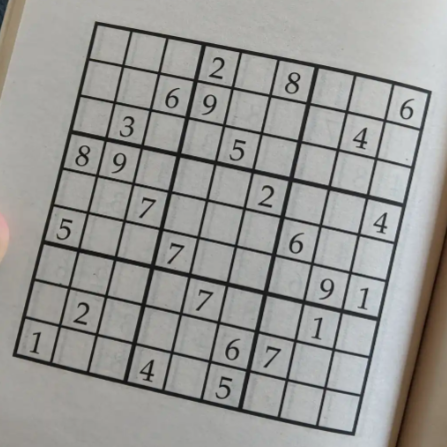
#> input picture sudoku0.png, 447 x 447 px
$ python backup.py
#> lines starting #> are read from the running program, lines starting #| are printed output that depends on the picture; after the words box and inside, x2 and y2 are one past the last pixel; in counts of white or black regions, pixels touching at a corner belong together
import cv2
import numpy as np
import re
from imutils import contours as imutils_contours
import pytesseract

def preprocess_image(image):

    # Get grayscale image
    grayscaleImage = cv2.cvtColor(image, cv2.COLOR_BGR2GRAY)
    # cv2.imshow('grayscale image', grayscaleImage)

    height, width = image.shape[:2]
    minLen = min(height, width)

    blockSize = 0
    # blocksize MUST BE ODD
    blockSize = minLen // 2
    if blockSize % 2 == 0:
        blockSize = blockSize + 1

    cst = minLen/30

    print('blockSize = {}'.format(blockSize))
    print('cst = {}'.format(cst))

    # User adaptive threshold using gaussian_c calculation for a better image readability
    # https://docs.opencv.org/4.x/d7/d4d/tutorial_py_thresholding.html
    thresholdImage = cv2.adaptiveThreshold(grayscaleImage, 255, cv2.ADAPTIVE_THRESH_GAUSSIAN_C, cv2.THRESH_BINARY_INV, blockSize, cst)
    # cv2.imshow('threshold image', thresholdImage)

    # detect largest contour
    contours, _ = cv2.findContours(thresholdImage, cv2.RETR_EXTERNAL, cv2.CHAIN_APPROX_SIMPLE)
    largest_contour = max(contours, key=cv2.contourArea)

    # create blank mask
    mask = np.zeros_like(thresholdImage)

    # draw on the mask the largest contour for the sudoku grid
    cv2.drawContours(mask, [largest_contour], 0, (255, 255, 255), thickness=cv2.FILLED)
    # cv2.imshow('mask', mask)

    # combine the threshold image and the mask
    grid_image = cv2.bitwise_and(thresholdImage, mask)
    # cv2.imshow('threshold + mask', grid_image)

    inverse = cv2.bitwise_not(grid_image)
    cv2.imshow('inverse', inverse)

    return inverse, contours

def find_corners(image, contours):
    largest_contour = max(contours, key=cv2.contourArea)

    # Find corners of the largest contour
    # Contour's perimeter
    epsilon = 0.02 * cv2.arcLength(largest_contour, True)
    # Contour's approximation
    corners = cv2.approxPolyDP(largest_contour, epsilon, True)

    # [8 lines of commented-out code are left out]

    return corners

def wrap_image(image, contours):
    # Find corners
    corners = find_corners(image, contours)

    # Define the destination points based on the image size
    height, width = image.shape[:2]
    dest_points = np.float32([[10, 10],
                              [10, height - 10],
                              [width - 10, height - 10],
                              [width - 10, 10]])

    # Get the perspective transformation matrix
    matrix = cv2.getPerspectiveTransform(corners.astype(np.float32), dest_points)

    # Apply the perspective transformation
    wrapped_image = cv2.warpPerspective(image, matrix, (width, height))

    # cv2.imshow('Preprocessed Image', image)
    cv2.imshow('Wrapped Image', wrapped_image)

    return wrapped_image

def detect_grid_lines(image):
    # Get inverse image + adaptiveThreshold preprocessing
    thresholdImage = cv2.adaptiveThreshold(image, 255, cv2.ADAPTIVE_THRESH_GAUSSIAN_C, cv2.THRESH_BINARY_INV, 11, 2)
    # cv2.imshow('thresholdImage', thresholdImage)

    # find the lines using probabilistic Hough line transform
    # NOTE -> adjust maxLineGap, it determines the maximum gap between lines
    # segments that can be connected to a line.
    height, width = image.shape[:2]
    minLen = min(height, width)
    gap = minLen // 9
    print('gap = {}'.format(gap))
    lines = cv2.HoughLinesP(thresholdImage, 1, np.pi / 180, threshold=100, minLineLength=100, maxLineGap=7)

    # create a blank image to draw the lines
    lines_image = np.zeros_like(image)

    # draw the detected lines on the image
    # NOTE -> adjust the line thickness if needed
    for line in lines:
        x1, y1, x2, y2 = line[0]
        cv2.line(lines_image, (x1, y1), (x2, y2), 255, 3)
    # cv2.imshow('Hough lines', lines_image)

    # get intersection between grid image and the lines
    intersections = cv2.bitwise_and(thresholdImage, lines_image)
    cv2.imshow('intersections image', intersections)

    cv2.waitKey(0)

    return intersections

def extract_cells(image, intersections):
    # Find contours in the intersection points image
    contours, _ = cv2.findContours(intersections, cv2.RETR_TREE, cv2.CHAIN_APPROX_SIMPLE)

    # Remove the largest contour (outer contour of the entire grid)
    contours = sorted(contours, key=cv2.contourArea, reverse=True)[1:]

    # Sort contours top-to-bottom
    contours, _ = imutils_contours.sort_contours(contours, method="top-to-bottom")

    # Split the contours into rows
    rows = []
    for i in range(0, len(contours), 9):
        row = []
        for j in range(9):
            if i + j < len(contours):
                row.append(contours[i + j])
        rows.append(row)

    # Calculate the size of each cell
    cell_size = image.shape[0] // 9

    # Initialize variables to store cells and cell contours
    cells = []
    cell_contours = []

    for row in rows:
        # Sort contours from left to right within each row
        row, _ = imutils_contours.sort_contours(row, method="left-to-right")

        for contour in row:
            x, y, w, h = cv2.boundingRect(contour)

            # Skip if the contour is too small or too big to be a cell
            if w > cell_size // 2 and h > cell_size // 2 and \
                    w < cell_size * 2 and h < cell_size * 2:
                cell = image[y:y + h, x:x + w]
                cells.append(cell)
                cell_contours.append(contour)

    # [5 lines of commented-out code are left out]

    return cells, cell_contours, cell_size

def transform_margins_to_black(image, cell_size):
    # Get the image dimensions
    height, width = image.shape

    # Set the margin size
    margin_size = cell_size // 10

    # Transform the top margin to black
    image[0:margin_size, :] = 0

    # Transform the bottom margin to black
    image[height-margin_size:height, :] = 0

    # Transform the left margin to black
    image[:, 0:margin_size] = 0

    # Transform the right margin to black
    image[:, width-margin_size:width] = 0

    return image

def recognize_digits(cells, cell_size):
    sudoku_digits = []

    # for cell in cells:
    for cell in cells:
        blur = cv2.GaussianBlur(cell, (5, 5), 0)
        cell = transform_margins_to_black(blur, cell_size)

        # cv2.imshow('cell', cell)
        # cv2.waitKey(0)

        digit = pytesseract.image_to_string(cell, config='--psm 13 --oem 3 -c tessedit_char_whitelist=123456789')

        digit = re.sub(r'\D', '', digit.strip())

        # print(digit.isdigit())
        # print(check_white_pixels(cell, cell_size))
        # print("Recognized digit:", digit)

        if digit.isdigit():
            # convert the normal digit
            digit_int = int(digit)
            sudoku_digits.append(digit_int)
        else:
            # empty cell
            sudoku_digits.append(0)

    return sudoku_digits

# debug function
def draw_contours(image, contours):
    # Create a copy of the image to draw the contours on
    image_with_contours = image.copy()

    # Draw each contour with a random color
    for i, contour in enumerate(contours):
        # Draw the contour on the image
        cv2.drawContours(image_with_contours, [contour], -1, (155, 155, 155), thickness=2)

    print(len(contours))

    return image_with_contours

def solve_sudoku(image):

    # Step 1.1: preprocess the input image
    preprocessed_image, contours = preprocess_image(image)

    # Step 1.2: wrap the preprocessed image
    wrapped_image = wrap_image(preprocessed_image, contours)

    # Step 2: detect the sudoku lines from the preprocessed image
    intersections = detect_grid_lines(wrapped_image)

    # Step 3: extract all the cells from the preprocessed image
    cells, cell_contours, cell_size = extract_cells(wrapped_image, intersections)

    # Step 3.1: Throw error
    if len(cells) < 81:
        raise Exception("The image couldn't be processed - not enough cells detected - {}".format(len(cells)))
    elif len(cells) > 81:
        raise Exception("The image couldn't be processed - too many cells detected - {}".format(len(cells)))

    # DEBUG - Draw contours
    aux_img = draw_contours(wrapped_image, cell_contours)
    cv2.imshow('aux_img', aux_img)

    # Step 4: recognize the digits from the cells vector
    sudoku_digits = recognize_digits(cells, cell_size)

    # DEBUG - reshape array (dimension = 81) to a 9x9 matrix
    grid = np.array(sudoku_digits).reshape((9, 9))
    print(np.matrix(grid))

def main():
    # Get the image path
    image_path = "sudoku0.png"

    # Read the image
    image = cv2.imread(image_path)
#> image is the input picture: shape (447, 447, 3); mean B, G, R 148.3, 151.5, 152
    # cv2.imshow('input image', image)

    # Solve sudoku from image
    solve_sudoku(image)
#| blockSize = 223
#| cst = 14.9
#> in preprocess_image, `thresholdImage = cv2.adaptiveThreshold(grayscaleImage, 255, cv2.ADAPTI..`:
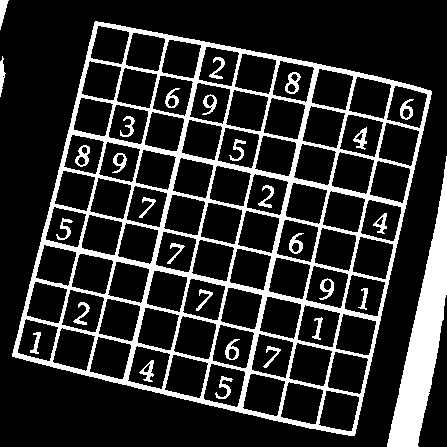
#> thresholdImage: shape (447, 447); 18.2% white; 30 white regions
#> in preprocess_image, `contours, _ = cv2.findContours(thresholdImage, cv2.RETR_EXTERNAL, cv2...`: contours = 4 contours; box (x1, y1, x2, y2) and area: (12, 21, 432, 436) 122564, (387, 156, 447, 447) 5990, (0, 0, 9, 30) 104, (0, 56, 6, 97) 88
#> in preprocess_image, `largest_contour = max(contours, key=cv2.contourArea)`: largest_contour = contour of 620 points, box (x1, y1, x2, y2) (12, 21, 432, 436), area 122564
#> in preprocess_image, `cv2.drawContours(mask, [largest_contour], 0, (255, 255, 255), thicknes..`:
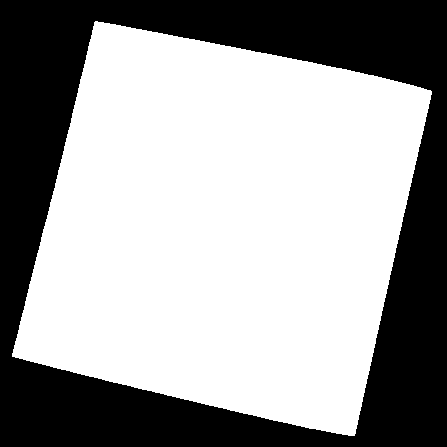
#> mask: shape (447, 447); 61.7% white; 1 black region, box (x1, y1, x2, y2) and area: (0, 0, 447, 447) 76566
#> in preprocess_image, `grid_image = cv2.bitwise_and(thresholdImage, mask)`: grid_image: shape (447, 447); 14.9% white; 27 white regions, largest, box (x1, y1, x2, y2) and area: (12, 21, 432, 436) 26412, (285, 72, 301, 94) 167, (75, 145, 90, 167) 157
#> in preprocess_image, `inverse = cv2.bitwise_not(grid_image)`: inverse: shape (447, 447); 85.1% white; 27 black regions
#> in find_corners, `epsilon = 0.02 * cv2.arcLength(largest_contour, True)`: epsilon = 29.7
#> in find_corners, `corners = cv2.approxPolyDP(largest_contour, epsilon, True)`: corners = [[95, 21], [12, 356], [354, 435], [431, 91]]
#> in wrap_image, `matrix = cv2.getPerspectiveTransform(corners.astype(np.float32), dest_..`: matrix = [[1.24, 0.309, -114.5], [-0.259, 1.25, 8.49], [4.77e-05, 8.03e-05, 1]]
#> in detect_grid_lines, `thresholdImage = cv2.adaptiveThreshold(image, 255, cv2.ADAPTIVE_THRESH..`:
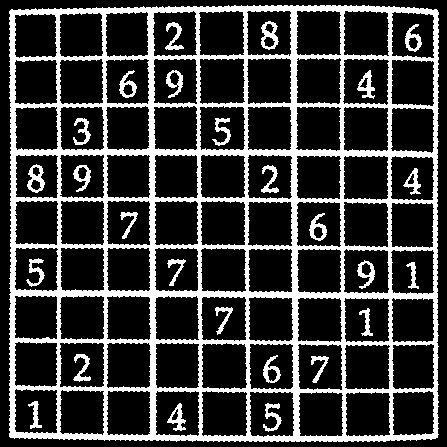
#> thresholdImage: shape (447, 447); 22.5% white; 27 white regions, largest, box (x1, y1, x2, y2) and area: (9, 5, 439, 442) 39664, (261, 21, 279, 50) 262, (27, 164, 45, 193) 251
#| gap = 49
#> in detect_grid_lines, `lines = cv2.HoughLinesP(thresholdImage, 1, np.pi / 180, threshold=100,..`: lines = 113 rows, first 6: [10, 153, 437, 153], [9, 436, 437, 436], [11, 247, 436, 247], [10, 57, 438, 57], [11, 154, 436, 154], [151, 440, 151, 8]
#> the loop in detect_grid_lines, `for line in lines:` made 113 passes
#> (x1, y1, x2, y2) on passes 1 to 12: (10, 153, 437, 153), (9, 436, 437, 436), (11, 247, 436, 247), (10, 57, 438, 57), (11, 154, 436, 154), (151, 440, 151, 8), (343, 440, 343, 6), (59, 439, 59, 9), (390, 439, 390, 7), (436, 437, 436, 9), (10, 289, 437, 297), (10, 199, 422, 199)
#> after the loop in detect_grid_lines, `for line in lines:`:
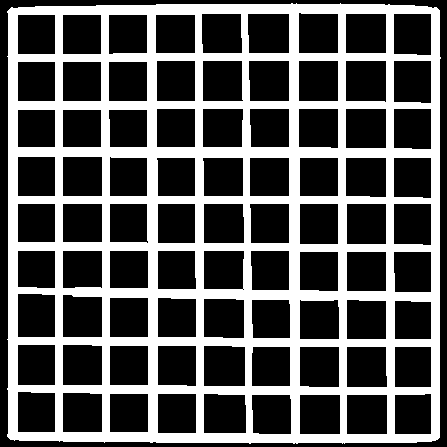
#> lines_image: shape (447, 447); 34.4% white; 1 white region, box (x1, y1, x2, y2) and area: (7, 3, 441, 444) 68639
#> in detect_grid_lines, `intersections = cv2.bitwise_and(thresholdImage, lines_image)`:
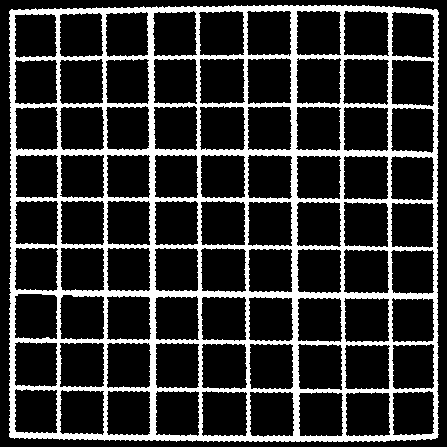
#> intersections: shape (447, 447); 19.8% white; 1 white region
#> in extract_cells, `contours, _ = cv2.findContours(intersections, cv2.RETR_TREE, cv2.CHAIN..`: contours = 82 contours; largest, box (x1, y1, x2, y2) and area: (9, 5, 439, 442) 184757, (342, 58, 390, 106) 2003, (199, 57, 246, 105) 1988, (201, 342, 248, 390) 1986, (201, 390, 248, 437) 1982
#> in extract_cells, `contours = sorted(contours, key=cv2.contourArea, reverse=True)[1:]`: contours = 81 contours; largest, box (x1, y1, x2, y2) and area: (342, 58, 390, 106) 2003, (199, 57, 246, 105) 1988, (201, 342, 248, 390) 1986, (201, 390, 248, 437) 1982, (295, 57, 342, 105) 1976
#> the loop in extract_cells, `for i in range(0, len(contours), 9):` made 9 passes
#> i on passes 2 to 9: 9, 18, 27, 36, 45, 54, 63, 72
#> after the loop in extract_cells, `for i in range(0, len(contours), 9):`: rows = 9 items
#> the loop in extract_cells, `for row in rows:` made 9 passes
#> after the loop in extract_cells, `for row in rows:`: cell_contours has the same summary as contours; cells = 81 items
#> in solve_sudoku, `cells, cell_contours, cell_size = extract_cells(wrapped_image, interse..`: cell_contours has the same summary as contours in extract_cells; cell_size = 49
#> the loop in draw_contours, `for i, contour in enumerate(contours):` made 81 passes
#> after the loop in draw_contours, `for i, contour in enumerate(contours):`:
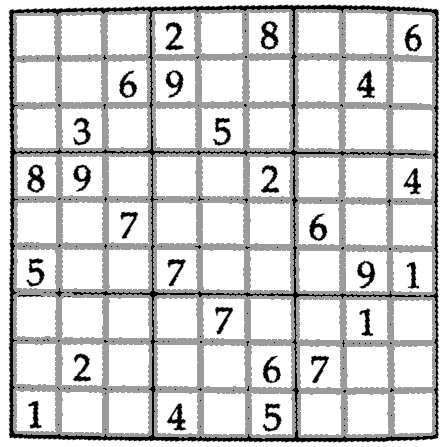
#> image_with_contours: shape (447, 447); min 0, max 255, mean 212.9
#| 81
#> the loop in recognize_digits, `for cell in cells:` made 1 pass
#> (height in transform_margins_to_black, width in transform_margins_to_black, margin_size in transform_margins_to_black) on pass 1: (46, 44, 4)
#> pass 1, in recognize_digits, `cell = transform_margins_to_black(blur, cell_size)`:
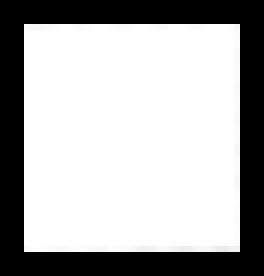
#> cell: shape (46, 44) (shown 6 times larger); min 0, max 255, mean 172.1
#> after the loop in recognize_digits, `for cell in cells:`: sudoku_digits = []
#> (the call stopped at in recognize_digits, `digit = pytesseract.image_to_string(cell, config='--psm 13 --oem 3 -c ..`: pytesseract is not available in this run)

    cv2.waitKey(0)
    #cv2.destroyAllWindows()

if __name__ == '__main__':
    main()
